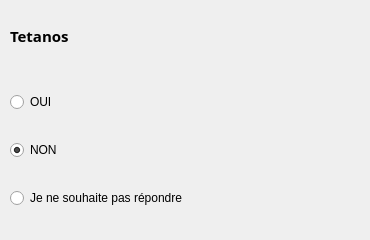
                           <widget class="QWidget" name="widget_102" native="true">
                            <widget class="QLabel" name="label_83">
                             <property name="geometry">
                              <rect>
                               <x>10</x>
                               <y>10</y>
                               <width>351</width>
                               <height>51</height>
                              </rect>
                             </property>
                             <property name="font">
                              <font>
                               <family>Noto Sans</family>
                               <pointsize>11</pointsize>
                               <weight>75</weight>
                               <bold>true</bold>
                              </font>
                             </property>
                             <property name="text">
                              <string>Tetanos</string>
                             </property>
                            </widget>
                            <widget class="QWidget" name="widget_103" native="true">
                             <property name="geometry">
                              <rect>
                               <x>10</x>
                               <y>70</y>
                               <width>351</width>
                               <height>161</height>
                              </rect>
                             </property>
                             <layout class="QVBoxLayout" name="verticalLayout_76">
                              <item>
                               <widget class="QRadioButton" name="radioButton_127">
                                <property name="text">
                                 <string>OUI</string>
                                </property>
                               </widget>
                              </item>
                              <item>
                               <widget class="QRadioButton" name="radioButton_128">
                                <property name="text">
                                 <string>NON</string>
                                </property>
                                <property name="checked">
                                 <bool>true</bool>
                                </property>
                               </widget>
                              </item>
                              <item>
                               <widget class="QRadioButton" name="radioButton_129">
                                <property name="text">
                                 <string>Je ne souhaite pas répondre</string>
                                </property>
                               </widget>
                              </item>
                             </layout>
                            </widget>
                           </widget>
